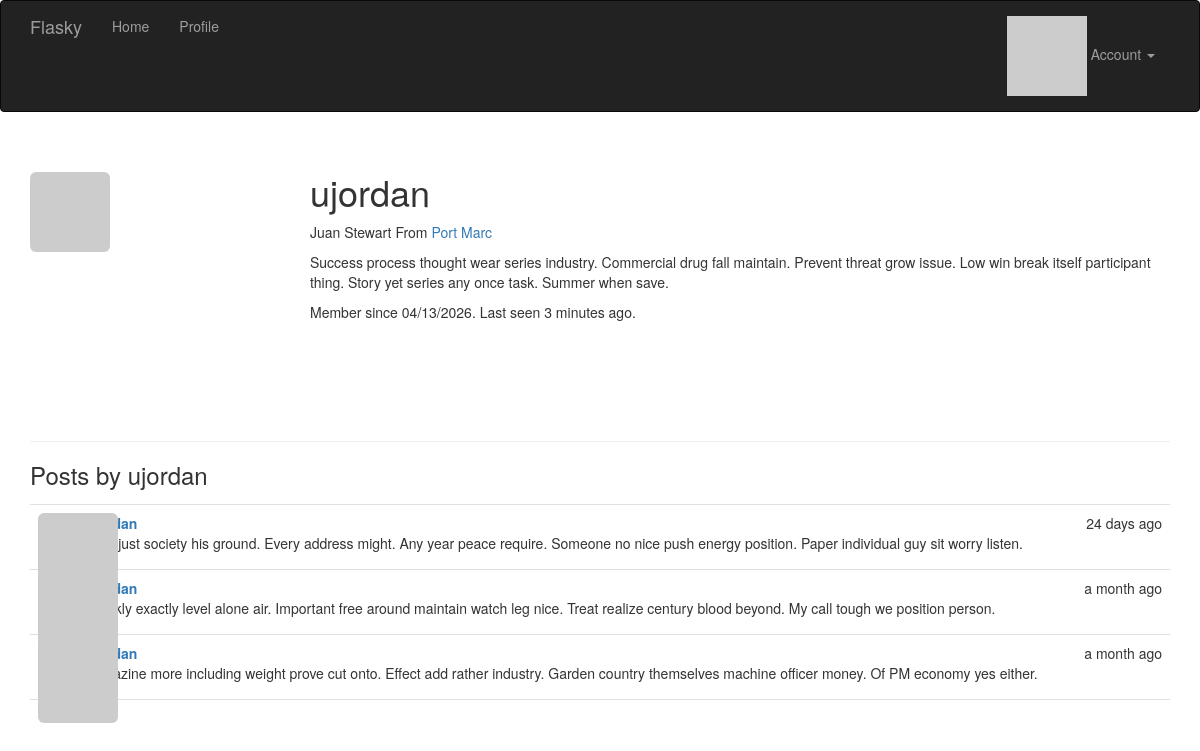
The app's page /user/ujordan (signed in) with its own data.
### app/models.py (models this page shows, shortened)
class User(UserMixin, db.Model):
    __tablename__ = "users"
    id: Mapped[int] = mapped_column(primary_key=True)
    email: Mapped[str] = mapped_column(unique=True, index=True)
    username: Mapped[str] = mapped_column(unique=True, index=True)
    role_id: Mapped[int] = mapped_column(ForeignKey("roles.id"), nullable=True)
    password_hash: Mapped[str] = mapped_column(nullable=False)
    confirmed: Mapped[bool] = mapped_column(default=False)
    name: Mapped[str | None] = mapped_column()
    location: Mapped[str | None] = mapped_column()
    about_me: Mapped[str | None] = mapped_column(Text)
    member_since: Mapped[datetime] = mapped_column(DateTime(timezone=True), default=lambda: datetime.now(UTC))
    last_seen: Mapped[datetime] = mapped_column(DateTime(timezone=True), default=lambda: datetime.now(UTC))
    avatar_hash: Mapped[str | None] = mapped_column()
    posts: DynamicMapped["Post"] = relationship(back_populates="author", lazy="dynamic")
    @property
    def password(self) -> None:
        raise AttributeError("password is not a readable attribute")
    def can(self, perm: int) -> bool:
        return self.role is not None and self.role.has_permission(perm)
    def is_administrator(self) -> bool:
        return self.can(Permission.ADMIN)
    def ping(self) -> None:
        self.last_seen = datetime.now(UTC)
        db.session.add(self)
        db.session.commit()
    def gravatar(self, size: int = 100, default: str = "identicon", rating: str = "g") -> str:
        url: str = "https://secure.gravatar.com/avatar"
        hash_avatar: str = self.avatar_hash or self.gravatar_hash()
        return f"{url}/{hash_avatar}?s={size}&d={default}&r={rating}'."

class Post(db.Model):
    __tablename__ = "posts"
    id: Mapped[int] = mapped_column(primary_key=True)
    body: Mapped[str | None] = mapped_column(Text)
    body_html: Mapped[str | None] = mapped_column(Text)
    timestamp: Mapped[datetime] = mapped_column(DateTime, index=True, default=lambda: datetime.now(UTC))
    author_id: Mapped[int] = mapped_column(ForeignKey("users.id"))
    author: Mapped["User"] = relationship(back_populates="posts")

### app/main/views.py (the view)
@main.route("/user/<username>")
def user(username: str):
    user: User = User.query.filter_by(username=username).first()
    if user is None:
        abort(404)
    posts =  user.posts.order_by(Post.timestamp.desc()).all()
    return render_template("user.html", user=user, posts=posts)

### app/auth/views.py (called while the page is built)
@auth.before_app_request
def before_request():
    if current_user.is_authenticated:
        current_user.ping()
        if not current_user.confirmed and request.blueprint != "auth" and request.endpoint != "static":
            return redirect(url_for("auth.unconfirmed"))
    return None

### app/main/__init__.py (called while the page is built)
@main.app_context_processor
def inject_permissions():
    return dict(Permission=Permission)

### app/models.py (called while the page is built)
@login_manager.user_loader
def load_user(user_id) -> User |  None:
    return db.session.get(User, int(user_id))

    def has_permission(self, perm):
        return self.permissions & perm == perm

### app/templates/user.html (shortened to what this page needs)
{% extends "base.html" %}
{% block page_content %}
<div class="page-header">
    <img class="img-rounded profile-thumbnail" src="{{ user.gravatar(size=256) }}">
    <div class="profile-header">
        <h1>{{ user.username }}</h1>
        {% if user.name or user.location %}
            <p>
                {% if user.name %}{{ user.name }}{% endif %}
                {% if user.location %}
                    From <a href="https://maps.google.com/?q={{ user.location }}">
                            {{ user.location }}
                         </a>
                {% endif %}
            </p>
        {% endif %}
        {% if user.about_me %}
            <p>{{ user.about_me }}</p>
        {% endif %}
        <p>
            Member since {{ moment(user.member_since).format("L") }}.
            Last seen {{ moment(user.last_seen).fromNow() }}.
        </p>
    </div>
</div>
<h3>Posts by {{ user.username }}</h3>
{% include "_posts.html" %}
{% endblock %}

### app/templates/base.html (shortened to what this page needs)
{% extends "bootstrap/base.html" %}
{% block head %}
{{ super() }}
<link rel="stylesheet" type="text/css" href="{{ url_for('static', filename='styles.css') }}">
{% endblock %}
{% block navbar %}
<div class="navbar navbar-inverse" role="navigation">
    <div class="container">
        <div class="navbar-header">
            <a class="navbar-brand" href="{{ url_for('main.index') }}">Flasky</a>
        </div>
        <div class="navbar-collapse collapse">
            <ul class="nav navbar-nav">
                <li><a href="{{ url_for('main.index') }}">Home</a></li>
                {% if current_user.is_authenticated %}
                    <li><a href="{{ url_for('main.user', username=current_user.username) }}">Profile</a></li>
                {% endif %}
            </ul>
            <ul class="nav navbar-nav navbar-right">
                {% if current_user.is_authenticated %}
                    <li class="dropdow">
                        <a href="#" class="dropdown-toggle" data-toggle="dropdown">
                            <img src="{{ current_user.gravatar(size=18) }}">
                            Account <b class="caret"></b>
                        </a>
                    </li>
                {% else %}
                    <li><a href="{{ url_for('auth.login') }}">Log In</a></li>
                {% endif %}
            </ul>
        </div>
    </div>
</div>
{% endblock %}
{% block content %}
<div class="container">
    {% block page_content %}{% endblock %}
</div>
{% endblock %}

### app/templates/_posts.html
<ul class="posts">
    {% for post in posts %}
        <li class="post">
            <div class="post-thumbnail">
                <a href="{{ url_for('.user', username=post.author.username) }}">
                    <img class="img-rounded profile-thumbnail" src="{{ post.author.gravatar(size=40) }}">
                </a>
            </div>
            <div class="post-content">
                <div class="post-date">{{ moment(post.timestamp).fromNow() }}</div>
                <div class="post-author"><a href="{{ url_for('.user', username=post.author.username) }}">{{ post.author.username }}</a></div>
                <div class="post-body">
                    {% if post.body_html %}
                        {{ post.body_html | safe }}
                    {% else %}
                        {{ post.body }}
                    {% endif %}
                </div>
            </div>
        </li>
    {% endfor %}
</ul>

### app/static/styles.css (style rules this page uses)
.profile-thumbnail { position: absolute; }
.profile-header { min-height: 260px; margin-left: 280px; }
ul.posts { list-style-type: none; padding: 0px; margin: 16px 0px 0px 0px; border-top: 1px solid #e0e0e0; }
ul.posts li.post { padding: 8px; border-bottom: 1px solid #e0e0e0; }
div.post-date { float: right; }
div.post-author { font-weight: bold; }
div.post-thumbnail { position: absolute; }
div.post-content { margin-left: 48px; min-height: 48px; }

### records on screen
User: username "ujordan", name "Juan Stewart", location "Port Marc", about_me "Success process thought wear series industry. Commercial drug fall maintain. Prevent threat grow issue. Low win break itself participant thing. Story yet series any once task. Summer when save.", member_since "04/13/2026", last_seen "3 minutes ago"
Post: timestamp "24 days ago", body_html "Year just society his ground. Every address might. Any year peace require. Someone no nice push energy position. Paper individual guy sit worry listen."
Post: timestamp "a month ago", body_html "Quickly exactly level alone air. Important free around maintain watch leg nice. Treat realize century blood beyond. My call tough we position person."
Post: timestamp "a month ago", body_html "Magazine more including weight prove cut onto. Effect add rather industry. Garden country themselves machine officer money. Of PM economy yes either."
